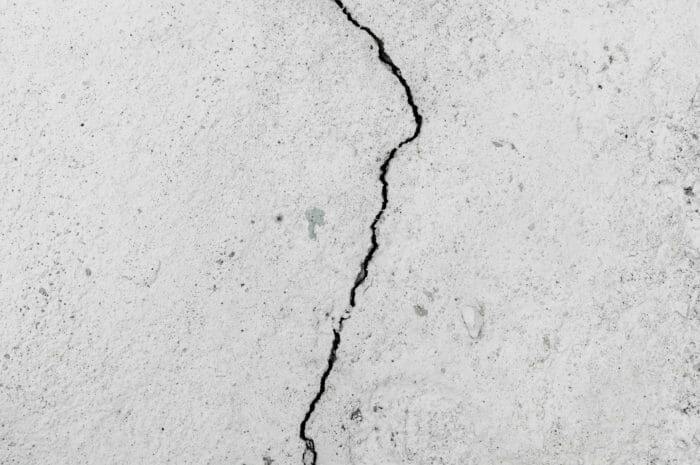
#> input picture Input-Set/Cracked_03.jpg, 700 x 465 px, found by its file name
$ python improved_Otsu_demo.py
#> lines starting #> are read from the running program, lines starting #| are printed output that depends on the picture; after the words box and inside, x2 and y2 are one past the last pixel; in counts of white or black regions, pixels touching at a corner belong together; long printed decimals are rounded
import numpy as np
import cv2
from matplotlib import pyplot as plt
import warnings
warnings.filterwarnings("ignore")

imag = cv2.imread('./crack-detection-opencv-master/Input-Set/Cracked_03.jpg',0)
#> imag: shape (465, 700); min 0, max 250, mean 208.7
blurred = cv2.GaussianBlur(imag,(5,5),0)
blurred = cv2.medianBlur(blurred, 5)

plt.imshow(blurred, 'gray')
plt.title('Input')
plt.show()

# find normalized_histogram, and its cumulative distribution function
# Returns 256*1 numpy matrix, each having the number of pixels with that value of intensity
histogram = cv2.calcHist([blurred],[0],None,[256],[0,256])
#> histogram = 256 values, max 17491 at index 214, min 0 at index 0, mean 1271.5

# Plot the normalized histogram
plt.hist(histogram, np.arange(256))
img = plt.gcf()
plt.show()
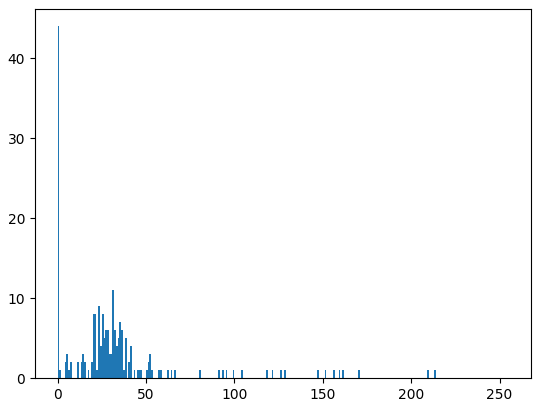
#> figure drawn by matplotlib, 1 panel; tallest bar 44 high, from x = 0 to 1
img.savefig('lenna_hist.png', dpi=100)

# print hist.shape
# print hist.max()

# Normalize this histogram from 0 to 1
hist_normalize = histogram.ravel()/histogram.max()
#> hist_normalize = 256 values, max 1 at index 214, min 0 at index 0, mean 0.0727

# print hist_norm.shape

# Find the cumulative distribution of the pixels wrt intensity
Q = hist_normalize.cumsum()
#> Q = 256 values from 0 to 18.61
# print Q.shape

x_axis = np.arange(256)
mini = np.inf
thresh = -1
for i in range(1,256):
    # probabilities
    p1,p2 = np.hsplit(hist_normalize,[i])

    # cumulative sum of classes
    q1,q2 = Q[i],Q[255]-Q[i]

    # weights
    b1,b2 = np.hsplit(x_axis,[i])

    # finding means and variances
    m1,m2 = np.sum(p1*b1)/q1, np.sum(p2*b2)/q2
    v1,v2 = np.sum(((b1-m1)**2)*p1)/q1,np.sum(((b2-m2)**2)*p2)/q2

    # calculates the minimization function
    fn = v1*q1 + v2*q2
    if fn < mini:
        mini = fn
        thresh = i
    print("threshold Iterating:", thresh)
#> this loop made 255 passes
#> (q1, q2, m1, m2, v1, v2, fn, mini) on passes 17 to 27: (0.000286, 18.61, 0, 209.2, 0, 253.8, 4723.2, 4723.2), (0.000515, 18.61, 9.44, 209.2, 31.71, 253.2, 4712.7, 4712.7), (0.0008, 18.61, 11.21, 209.2, 25.11, 252.8, 4704.3, 4704.3), (0.00143, 18.61, 10.08, 209.2, 35.53, 252.3, 4694, 4694), (0.00172, 18.61, 15.73, 209.2, 9.41, 251, 4671.5, 4671.5), (0.00194, 18.61, 16.97, 209.2, 6.09, 250.5, 4661.4, 4661.4), (0.002, 18.61, 19, 209.2, 2.6, 250.1, 4653.3, 4653.3), (0.0024, 18.61, 16.38, 209.2, 11.13, 250, 4651.4, 4651.4), (0.00274, 18.61, 17.83, 209.2, 9.89, 249.2, 4637.7, 4637.7), (0.00372, 18.61, 15.48, 209.2, 27.02, 248.6, 4626.1, 4626.1), (0.00412, 18.61, 20.11, 209.2, 13.03, 246.9, 4593.4, 4593.4)
#> (p1, q1, q2, m1, m2, v1, v2, fn) on passes 1 to 6: ([0], 0, 18.61, nan, 209.2, nan, 253.8, nan), ([0, 0], 0, 18.61, nan, 209.2, nan, 253.8, nan), ([0, 0, 0], 0, 18.61, nan, 209.2, nan, 253.8, nan), ([0, 0, 0, 0], 0, 18.61, nan, 209.2, nan, 253.8, nan), ([0, 0, 0, 0, 0], 0, 18.61, nan, 209.2, nan, 253.8, nan), ([0, 0, 0, 0, 0, 0], 0, 18.61, nan, 209.2, nan, 253.8, nan)

# find otsu's threshold value with OpenCV function
ret, binarized = cv2.threshold(blurred,0,255,cv2.THRESH_BINARY+cv2.THRESH_OTSU)
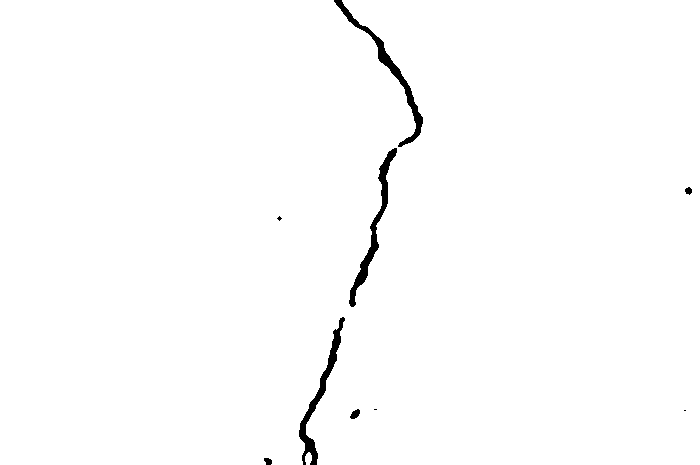
#> binarized: shape (465, 700); 98.9% white; 9 black regions (3 under 20 px), largest, box (x1, y1, x2, y2) and area: (334, 0, 423, 147) 1163, (349, 148, 397, 307) 1120, (299, 317, 345, 465) 1096, (350, 409, 360, 419) 65, (264, 458, 272, 465) 44, (685, 187, 692, 195) 40
_, native_output = cv2.threshold(blurred,thresh,255,cv2.THRESH_BINARY)
#> native_output: shape (465, 700); 98.9% white; 9 black regions (3 under 20 px), largest, box (x1, y1, x2, y2) and area: (333, 0, 423, 147) 1173, (349, 148, 397, 307) 1128, (299, 317, 345, 465) 1109, (350, 409, 360, 419) 66, (264, 457, 272, 465) 46, (685, 187, 692, 195) 41

plt.subplot(1, 2, 1)
plt.imshow(native_output, 'gray')
plt.title('Our Otsu')
plt.subplot(1, 2, 2)
plt.imshow(binarized, 'gray')
plt.title('cv2 Otsu')
plt.show()
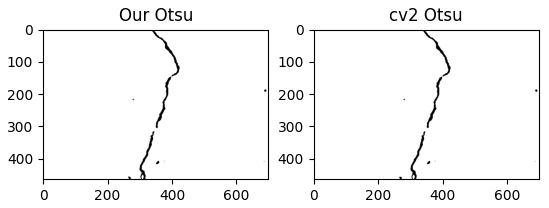
#> figure drawn by matplotlib, 2 panels

print ("Threshold gotten by native implementation:",thresh)
#| Threshold gotten by native implementation: 148
print ("Threshold gotten by the OpenCV implementation:",ret)
#| Threshold gotten by the OpenCV implementation: 147.0
print ("Percentage error in calculation is",abs(thresh-ret)/ret*100.0,"%")
#| Percentage error in calculation is 0.6803 %

$ run again, with Input-Set/Cracked_01.jpg copied over Input-Set/Cracked_03.jpg
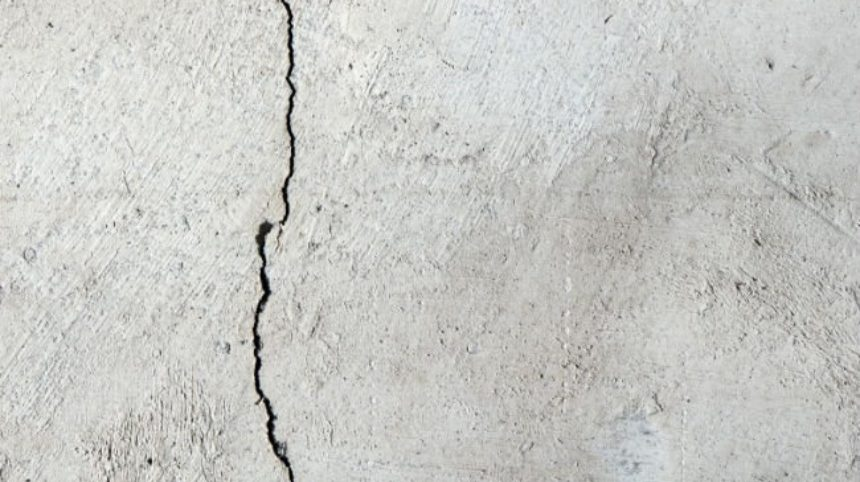
#> input picture Input-Set/Cracked_01.jpg, 860 x 482 px, found by its file name
#> histogram = 256 values, max 11203 at index 207, min 0 at index 0, mean 1619.2
#> hist_normalize = 256 values, max 1 at index 207, min 0 at index 0, mean 0.145
#> Q = 256 values from 0 to 37
#> the loop `for i in range(1,256):` made 255 passes
#> (p1, q1, q2, m1, m2, v1, v2, fn) on passes 14 to 15: ([0, 0, 0, 0, 0, 0, 0, 0, 0, 0, 0, 0, 0, 0], 0.000536, 37, 0, 201, 0, 318.7, 11793.2), ([0, 0, 0, 0, 0, 0, 0, 0, 0, 0, 0, 0, 0, 0, 0.000536], 0.000536, 37, 14, 201, 0, 318.2, 11774.5)
#> `ret, binarized = cv2.threshold(blurred,0,255,cv2.THRESH_BINARY+cv2.THR..`:
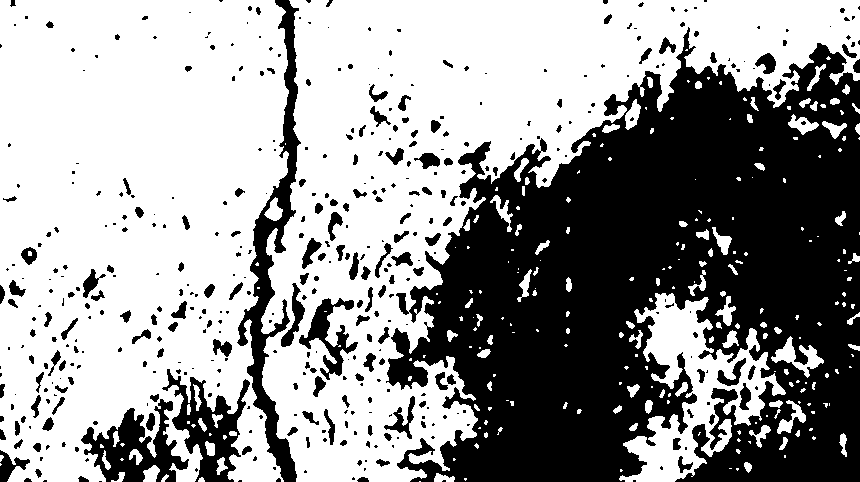
#> binarized: shape (482, 860); 59.8% white; 449 black regions (276 under 20 px), largest, box (x1, y1, x2, y2) and area: (386, 27, 860, 482) 135328, (237, 0, 301, 482) 7234, (81, 399, 189, 482) 3979
#> native_output: shape (482, 860); 99.2% white; 16 black regions (10 under 20 px), largest, box (x1, y1, x2, y2) and area: (252, 221, 294, 482) 2070, (279, 0, 296, 225) 1235, (736, 282, 741, 290) 31, (790, 193, 797, 199) 24, (108, 448, 112, 455) 21, (147, 459, 152, 464) 20
#> `plt.show()`:
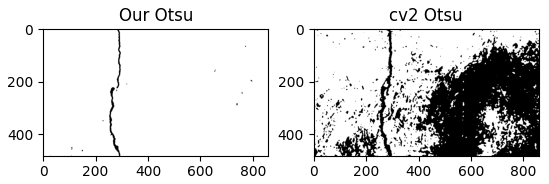
#> figure drawn by matplotlib, 2 panels
#| Threshold gotten by native implementation: 143
#| Threshold gotten by the OpenCV implementation: 198.0
#| Percentage error in calculation is 27.778 %

$ run again, with Input-Set/Cracked_02.jpg copied over Input-Set/Cracked_03.jpg
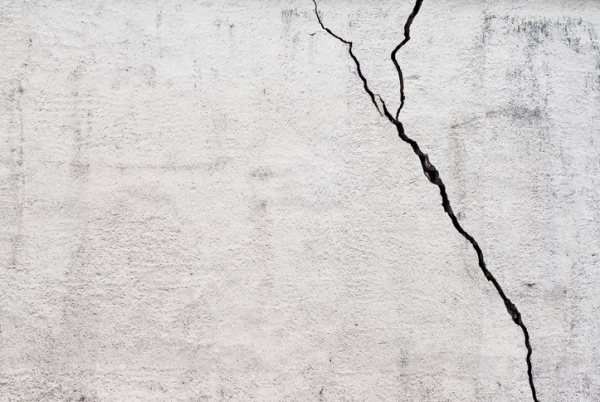
#> input picture Input-Set/Cracked_02.jpg, 600 x 402 px, found by its file name
#> histogram = 256 values, max 12503 at index 216, min 0 at index 0, mean 942.2
#> hist_normalize = 256 values, max 1 at index 216, min 0 at index 0, mean 0.0754
#> Q = 256 values from 0 to 19.29
#> the loop `for i in range(1,256):` made 255 passes
#> (p1, q1, q2, m1, m2, v1, v2, fn) on passes 7, 8, 9, 11: ([0, 0, 0, 0, 0, 0, 0], 0.00016, 19.29, 0, 210.3, 0, 333.5, 6433.2), ([0, 0, 0, 0, 0, 0, 0, 0.00016], 0.00064, 19.29, 1.75, 210.3, 6.89, 333.1, 6426.6), ([0, 0, 0, 0, 0, 0, 0, 0.00016, 0.00048], 0.00064, 19.29, 7.75, 210.3, 0.188, 332.1, 6407), ([0, 0, 0, 0, 0, 0, 0, 0.00016, 0.00048, 0, 0.00048], 0.00128, 19.29, 7.62, 210.3, 2.22, 331.1, 6387.7)
#> `ret, binarized = cv2.threshold(blurred,0,255,cv2.THRESH_BINARY+cv2.THR..`:
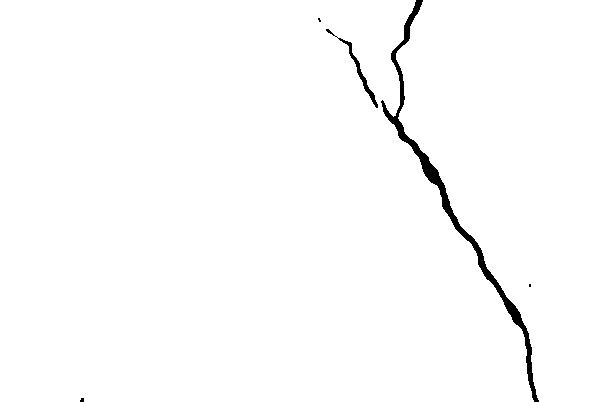
#> binarized: shape (402, 600); 98.7% white; 5 black regions (3 under 20 px), largest, box (x1, y1, x2, y2) and area: (381, 0, 539, 402) 2816, (326, 29, 378, 108) 331
#> native_output: shape (402, 600); 98.7% white; 5 black regions (3 under 20 px), largest, box (x1, y1, x2, y2) and area: (381, 0, 539, 402) 2828, (326, 29, 378, 108) 333
#> `plt.show()`:
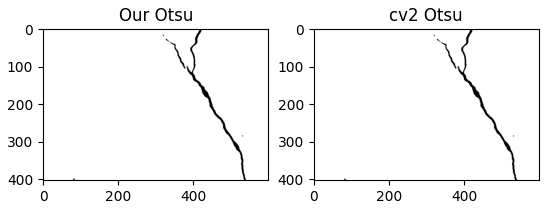
#> figure drawn by matplotlib, 2 panels
#| Threshold gotten by native implementation: 146
#| Threshold gotten by the OpenCV implementation: 145.0
#| Percentage error in calculation is 0.6897 %

$ run again, with Input-Set/Cracked_04.jpg copied over Input-Set/Cracked_03.jpg
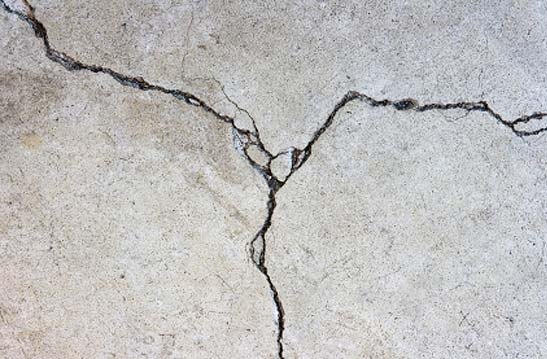
#> input picture Input-Set/Cracked_04.jpg, 547 x 359 px, found by its file name
#> histogram = 256 values, max 7198 at index 202, min 0 at index 0, mean 767.1
#> `plt.show()`:
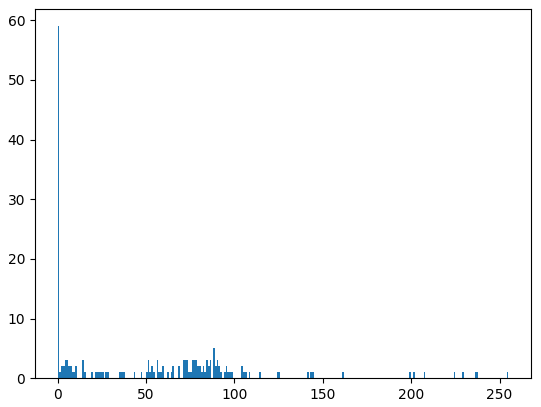
#> figure drawn by matplotlib, 1 panel; tallest bar 59 high, from x = 0 to 1
#> hist_normalize = 256 values, max 1 at index 202, min 0 at index 0, mean 0.107
#> Q = 256 values from 0 to 27.28
#> the loop `for i in range(1,256):` made 255 passes
#> (q1, q2, m1, m2, v1, v2, fn, mini) on passes 27, 28, 30, 31, 33, 34, 35: (0.000278, 27.28, 0, 190.1, 0, 522.1, 14242.7, 14242.7), (0.000278, 27.28, 27, 190.1, 0, 521.8, 14235.3, 14235.3), (0.00153, 27.28, 18.09, 190.1, 68.53, 521.2, 14217.4, 14217.4), (0.00153, 27.28, 29, 190.1, 1.09, 520.6, 14203, 14203), (0.00194, 27.28, 27.36, 190.1, 6.06, 520.4, 14196.1, 14196.1), (0.00278, 27.28, 20.8, 190.1, 57.57, 520.3, 14192.8, 14192.8), (0.00347, 27.28, 24.8, 190.1, 35.39, 519.5, 14172.4, 14172.4)
#> binarized: shape (359, 547); 95.5% white; 24 black regions (17 under 20 px), largest, box (x1, y1, x2, y2) and area: (0, 0, 547, 359) 7251, (0, 68, 63, 103) 980, (0, 97, 21, 124) 343
#> `_, native_output = cv2.threshold(blurred,thresh,255,cv2.THRESH_BINARY)`:
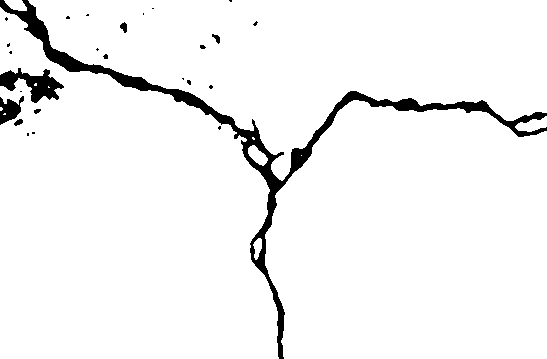
#> native_output: shape (359, 547); 95.4% white; 26 black regions (19 under 20 px), largest, box (x1, y1, x2, y2) and area: (0, 0, 547, 359) 7346, (0, 68, 64, 103) 1030, (0, 96, 24, 125) 387
#| Threshold gotten by native implementation: 153
#| Threshold gotten by the OpenCV implementation: 152.0
#| Percentage error in calculation is 0.6579 %
